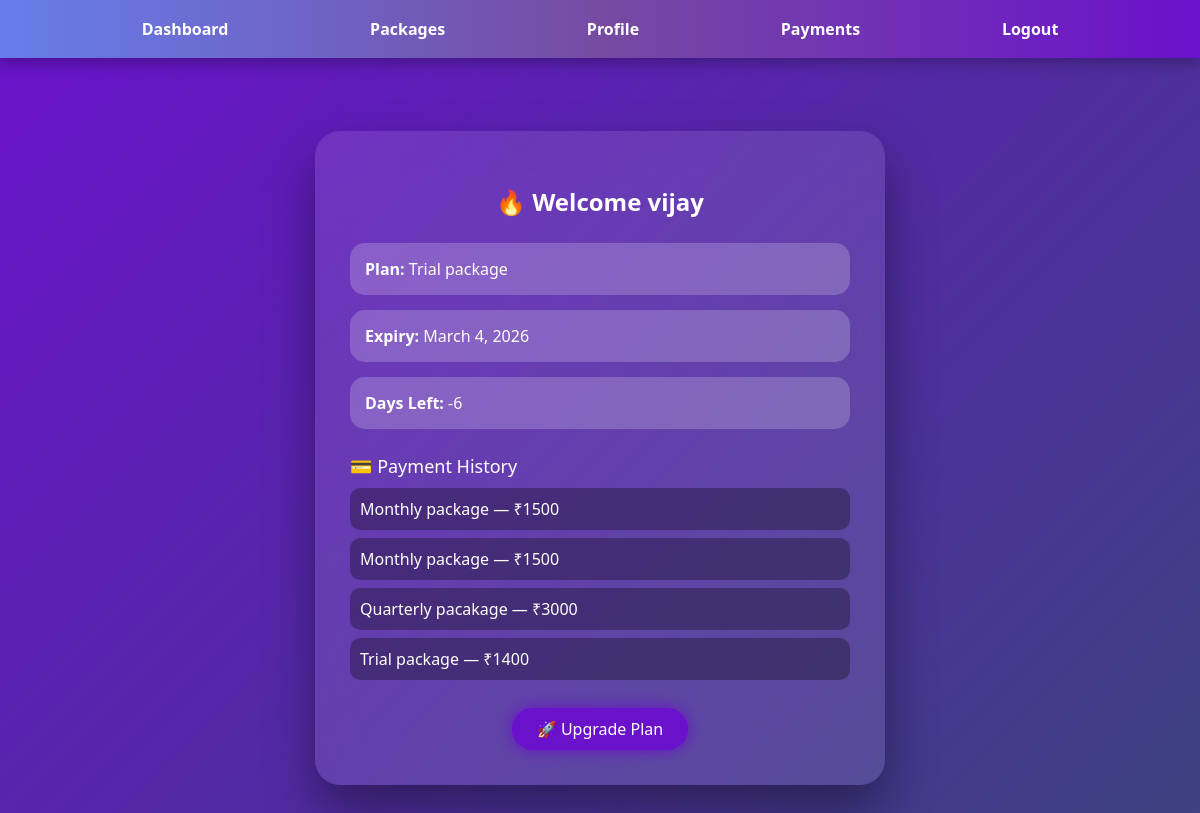
The page /dashboard/ (signed in) on the database its author committed.
### packages/models.py (models this page shows, shortened)
class Membership(models.Model):
    user = models.ForeignKey(User, on_delete=models.CASCADE)
    package = models.ForeignKey(Package, on_delete=models.CASCADE)
    trainer = models.ForeignKey(
        Trainer,
        on_delete=models.SET_NULL,
        null=True,
        blank=True
    )
    start_date = models.DateField(auto_now_add=True)
    payment_status = models.BooleanField(default=True)
    def expiry_date(self):
        return self.start_date + timedelta(days=self.package.duration)
    def days_left(self):
        return (self.expiry_date() - date.today()).days

class Package(models.Model):
    name = models.CharField(max_length=100)
    price = models.IntegerField()
    duration = models.IntegerField()

class Payment(models.Model):
    user = models.ForeignKey(User, on_delete=models.CASCADE)
    package = models.ForeignKey(Package, on_delete=models.CASCADE)
    trainer = models.ForeignKey(
        Trainer,
        on_delete=models.SET_NULL,
        null=True,
        blank=True
    )
    amount = models.IntegerField()
    payment_date = models.DateTimeField(auto_now_add=True)
    status = models.CharField(max_length=20, default="Paid")

### accounts/views.py (the view)
# urls.py: path('dashboard/', views.dashboard, name="dashboard"),
def dashboard(request):
    membership = Membership.objects.filter(
        user=request.user
    ).last()
    payments = Payment.objects.filter(
        user=request.user
    )
    return render(
        request,
        "dashboard.html",
        {
            "membership": membership,
            "payments": payments
        }
    )

### templates/dashboard.html (shortened to what this page needs)
{% extends 'base.html' %}
{% block content %}
<div class="dashboard-wrapper">
    <div class="dashboard-card" id="card">
        <h2>🔥 Welcome {{request.user.username}}</h2>
        {% if membership %}
        <div class="info-box">
            <strong>Plan:</strong> {{membership.package.name}}
        </div>
        <div class="info-box">
            <strong>Expiry:</strong> {{membership.expiry_date}}
        </div>
        <div class="info-box">
            <strong>Days Left:</strong> {{membership.days_left}}
        </div>
        {% else %}
        <div class="info-box">
            No Active Plan
        </div>
        {% endif %}
        <div class="section-title">💳 Payment History</div>
        {% for payment in payments %}
        <div class="payment-item">
            {{payment.package.name}} — ₹{{payment.amount}}
        </div>
        {% empty %}
        <div class="payment-item">
            No Payments Yet
        </div>
        {% endfor %}
        <div style="text-align:center;">
            <a href="/packages/" class="btn-glow">
                🚀 Upgrade Plan
            </a>
        </div>
    </div>
</div>
{% endblock %}

### templates/base.html (style rules this page uses)
body { margin: 0; font-family: Arial, sans-serif; }

### templates/dashboard.html (style rules this page uses)
body { margin: 0; font-family: 'Segoe UI', sans-serif; background: linear-gradient(-45deg, #0f2027, #203a43, #2c5364, #6a11cb); background-size: 400% 400%; animation: gradientBG 12s ease infinite; }
.dashboard-wrapper { display: flex; justify-content: center; align-items: center; min-height: 90vh; }
.dashboard-card { width: 500px; padding: 35px; border-radius: 25px; backdrop-filter: blur(20px); background: rgba(255,255,255,0.1); box-shadow: 0 25px 50px rgba(0,0,0,0.4); color: white; transform-style: preserve-3d; transition: transform 0.4s ease; }
.dashboard-card h2 { text-align: center; margin-bottom: 25px; }
.info-box { background: rgba(255,255,255,0.2); padding: 15px; margin-bottom: 15px; border-radius: 15px; transition: 0.3s; }
.section-title { margin-top: 25px; margin-bottom: 10px; font-size: 18px; }
.payment-item { padding: 10px; background: rgba(0,0,0,0.3); border-radius: 10px; margin-bottom: 8px; transition: 0.3s; }
.btn-glow { display: inline-block; margin-top: 20px; padding: 10px 25px; border-radius: 30px; text-decoration: none; color: white; background: #6a11cb; box-shadow: 0 0 15px #6a11cb; transition: 0.3s; }

### rows shown on the page
Membership: package.name "Trial package", expiry_date "March 4, 2026", days_left "-6"
Payment: package.name "Monthly package", amount "1500"
Payment: package.name "Monthly package", amount "1500"
Payment: package.name "Quarterly pacakage", amount "3000"
Payment: package.name "Trial package", amount "1400"

### other values the page prints
{{ request.user.username }} "vijay"
